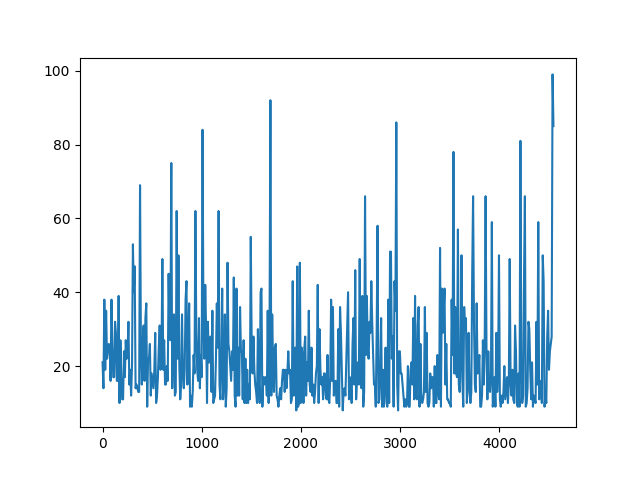

The Python source for this figure:
import torch
import torch.nn as nn
import random
import numpy as np
from collections import namedtuple, deque
import gym
import matplotlib
import matplotlib.pyplot as plt
import math
import time
import copy

Episode = namedtuple('Episode',['S','A','R','S_','done'])
batch_size = 128
BUFFER_SIZE = 10000
N_episodes = 100000
POINTS_ON_PLOT = 500
N_demos = 10

EPSILON_DECAY = {
				'period': 50000,
				'start':.9,
				'stop':.01,
				'shape':'linear'
				}
GAMMA = .999
ALPHA = 1e-4
NET_SYNC_PERIOD = 20
PRINT_PROGRESS_PERIOD = 1000

class NeuralNetwork(nn.Module):
	def __init__(self,n_inputs,n_outputs):
		super(NeuralNetwork,self).__init__()
		self.pipe = nn.Sequential(
			nn.Linear(n_inputs,64),
			nn.ReLU(),
			nn.Linear(64,n_outputs),
		)
	def forward(self,x):
		return self.pipe(x)

class Agent:

	def __init__(self,*args,**kwargs):
		assert('n_states' and 'n_actions' in kwargs.keys())
		
		self.device = torch.device("cuda" if torch.cuda.is_available() else "cpu")
		print(f'Device: {self.device}')
		self.n_states = kwargs['n_states']
		self.n_actions = kwargs['n_actions']
		self.net = NeuralNetwork(self.n_states,self.n_actions).to(self.device)
		self.net2 = NeuralNetwork(self.n_states,self.n_actions).to(self.device)
		self.net2.eval()
		
		self.epsilon = kwargs.get('epsilon',.5)
		self.gamma = kwargs.get('gamma',.9)
		self.alpha = kwargs.get('alpha',1e-3)

		# self.loss_fn = nn.MSELoss()
		self.loss_fn = nn.SmoothL1Loss()
		self.optimizer = torch.optim.RMSprop(self.net.parameters())

		if 'epsilon_decay' in kwargs.keys():
			self.eps_min = kwargs['epsilon_decay']['stop']
			self.eps_max = kwargs['epsilon_decay']['start']
			self.eps_period = kwargs['epsilon_decay']['period']
			self.eps_decay_shape = kwargs['epsilon_decay']['shape']

	def sync_nets(self):
		self.net2.load_state_dict(self.net.state_dict())

	def set_epsilon(self,t):
		shape = self.eps_decay_shape.lower()
		if shape == 'exponential':
			rate = math.log(self.eps_min/self.eps_max)/self.eps_period
			epsilon = self.eps_max*math.exp(t*rate)
		elif shape == 'linear':
			rate = (self.eps_max-self.eps_min)/self.eps_period
			epsilon = self.eps_max - t*rate
		else:
			print('Unknown epsilon decay shape')
		self.epsilon = max(self.eps_min,epsilon)

	def get_action(self,S):
		assert(S.shape[0] == 1)
		if random.random() < self.epsilon:
			A = random.randrange(self.n_actions)
		else:
			with torch.no_grad():
				A = self.net(S.to(self.device)).detach().cpu().squeeze().argmax().numpy()
		return int(A)

	def train_net(self,batch):

		device = self.device
		S = torch.cat([episode.S for episode in batch])
		A = torch.tensor([episode.A for episode in batch],device=device)
		R = torch.tensor([episode.R for episode in batch],device=device)
		S_ = torch.cat([episode.S_ for episode in batch])
		done = torch.cuda.BoolTensor([episode.done for episode in batch])

		with torch.no_grad():
			Q_ = self.net2(S_).max(1)[0]
			Q_[done] = 0.0
			Q_ = Q_.detach()
		
		Q = self.net(S).gather(1, A.unsqueeze(-1)).squeeze(-1)
		target_Q = R + Q_*self.gamma
		loss = self.loss_fn(target_Q,Q)

		self.optimizer.zero_grad()
		loss.backward()
		self.optimizer.step()


class Buffer:
    def __init__(self, maxlen):
        self.buffer = deque(maxlen=maxlen)

    def __len__(self):
        return len(self.buffer)

    def append(self, experience):
        self.buffer.append(experience)

    def sample(self, batch_size):
        indices = np.random.choice(len(self.buffer), batch_size, replace=False)
        batch = [self.buffer[idx] for idx in indices]
        return batch


def append(batch,episode):
	assert(isinstance(episode,Episode))
	batch = np.append(batch,np.array([episode],dtype=Episode))
	return batch

if __name__ == "__main__":

	env = gym.make("CartPole-v0")
	obs_space = env.observation_space.shape[0]
	n_actions = env.action_space.n

	agent = Agent(n_states=obs_space,n_actions=n_actions,gamma=GAMMA,alpha=ALPHA,epsilon_decay=EPSILON_DECAY)
	buffer = Buffer(BUFFER_SIZE)

	total_R = 0
	R_plot = []
	S = torch.tensor(env.reset(),device=agent.device).unsqueeze(0)
	for step in range(N_episodes):
		env.render()
		agent.set_epsilon(step)		
		A = agent.get_action(S)
		S_, R, done, _ = env.step(A)
		total_R += R
		S_ = torch.tensor(S_,device=agent.device).unsqueeze(0)
		S = S_
		episode = Episode(S,A,R,S_,done)
		buffer.append(episode)

		if done:
			R_plot += [total_R]
			total_R = 0
			S = torch.tensor(env.reset(),device=agent.device).unsqueeze(0)


		if step % PRINT_PROGRESS_PERIOD == 0:
			print(f'step {step} / {N_episodes}')


		if len(buffer) < batch_size:
			continue

		agent.train_net(buffer.sample(batch_size))

		if step % NET_SYNC_PERIOD == 0:
			agent.sync_nets()
			# for param in agent.net.parameters():
  	# 			print(param.data)
		


	if len(R_plot) > POINTS_ON_PLOT:
		K = int(len(R_plot)//POINTS_ON_PLOT)
		R_reduced = R_plot[0::K]
		t = [K*i for i in range(len(R_reduced))]
		plt.plot(t,R_reduced)
	else:
		plt.plot(R_plot)

	plt.show()

	# Demo:
	agent.epsilon = 0
	for _ in range(N_demos):
		done = False
		S = torch.tensor(env.reset(),device=agent.device).unsqueeze(0)
		while not done:
			env.render()
			A = agent.get_action(S)
			S, _, done, _ = env.step(A)
			S = torch.tensor(S,device=agent.device).unsqueeze(0)
